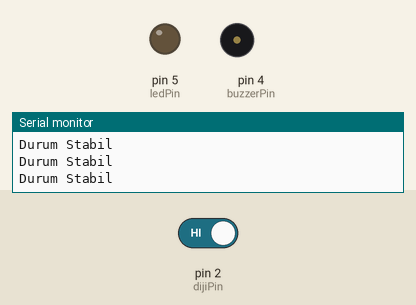
Recording of a sketch running on a simulated Arduino Uno, built with avr-gcc and run on an emulated ATmega328P. On the bench: output pins drawn as LEDs (lit = HIGH), buzzer (waves = sounding, pin HIGH), the last lines printed to the serial monitor. Dashed ring = blinking. The inputs (shaded band) are chosen by the test bench; at power-on: pin 2 (dijiPin) HIGH.

Above: at 1.2 s.
1.3 s: pin 2 (dijiPin) driven LOW
At 1.7 s:
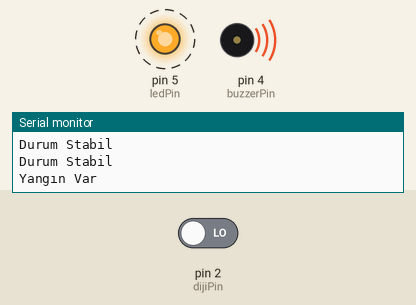
4.3 s: pin 2 (dijiPin) driven HIGH
At 4.3 s:
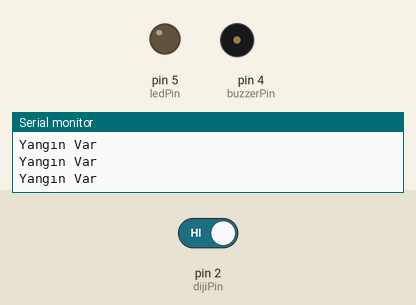
Timing chart, 0 to 7.3 s (numbered marks = the images above; inputs shaded):
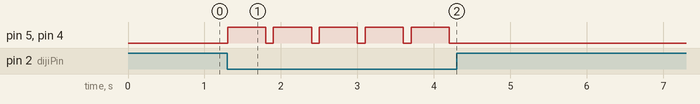

Measured:
- after the input at 1.3 s, pin 5 (ledPin), pin 4 (buzzerPin): alternates HIGH for 0.50 s and LOW for 0.10 s, starting at once
- after the input at 4.3 s, pin 5 (ledPin), pin 4 (buzzerPin): stops changing and stays LOW

The sketch:

flame1.ino
```cpp
#define dijiPin 2
#define buzzerPin 4
#define ledPin 5

void setup() {
  Serial.begin(9600);
  pinMode(dijiPin, INPUT);
  pinMode(buzzerPin, OUTPUT);
  pinMode(ledPin, OUTPUT);
}

void loop() {
  int dijiDeger = digitalRead(dijiPin);

  if (dijiDeger == LOW) {
    Serial.println("Yangın Var");

    digitalWrite(buzzerPin, HIGH);
    digitalWrite(ledPin, HIGH);
    delay(500);

    digitalWrite(buzzerPin, LOW);
    digitalWrite(ledPin, LOW);
  } else {
    Serial.println("Durum Stabil");

    digitalWrite(buzzerPin, LOW);
    digitalWrite(ledPin, LOW);
  }

  // Biraz beklet
  delay(100);
}
```
